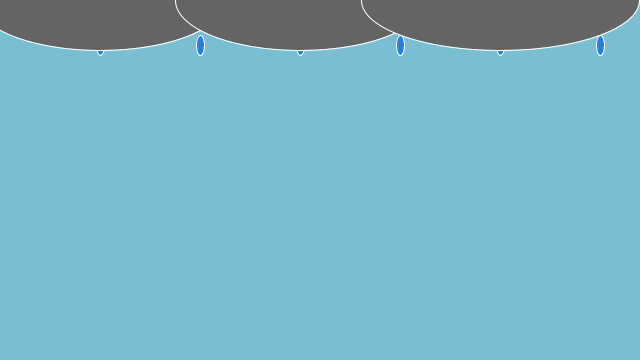
Frame 1 (no input)
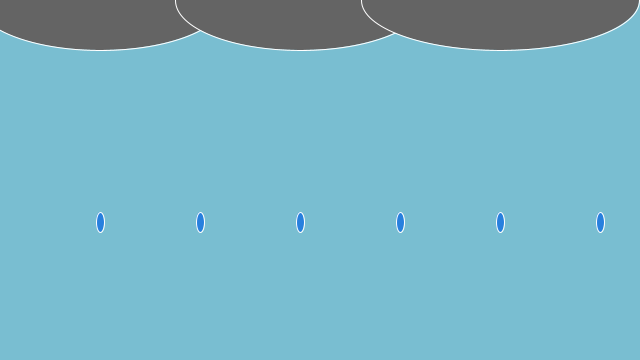
Frame 60 (the mouse pressed at the canvas centre just before this capture)
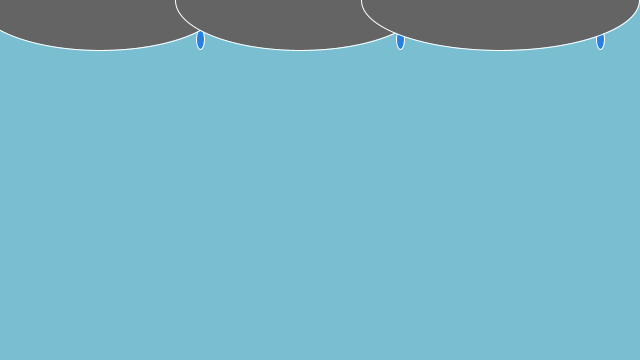
Frame 120 (the mouse held since frame 60 and released just before this capture)

The Processing sketch that drew these frames (run headless with seeded random() and noise(); from frame 60 on, the mouse is pressed at the canvas centre):

// Processing sketch: rain
// ── rain.pde
//making rain

float a;

void setup() {
  size(640, 360);
  stroke(255);
  a = height/8;
}

void draw() {

  //blue sky
  background(121, 190, 209); 

  //rain drops
  fill(40, 128, 222);
  ellipse(300, a, 8, 20);  
  ellipse(200, a, 8, 20);
  ellipse(400, a, 8, 20);
  ellipse(500, a, 8, 20);
  ellipse(600, a, 8, 20);
  ellipse(100, a, 8, 20);

  //rain clouds
  fill(100);
  ellipse(100, 0, 250, 100);
  ellipse(300, 0, 250, 100);
  ellipse(500, 0, 278, 100);

  //loop for rain to keep falling
  a = a + 3;
  if (a > 360) { 
    a = 0;
  }
}
